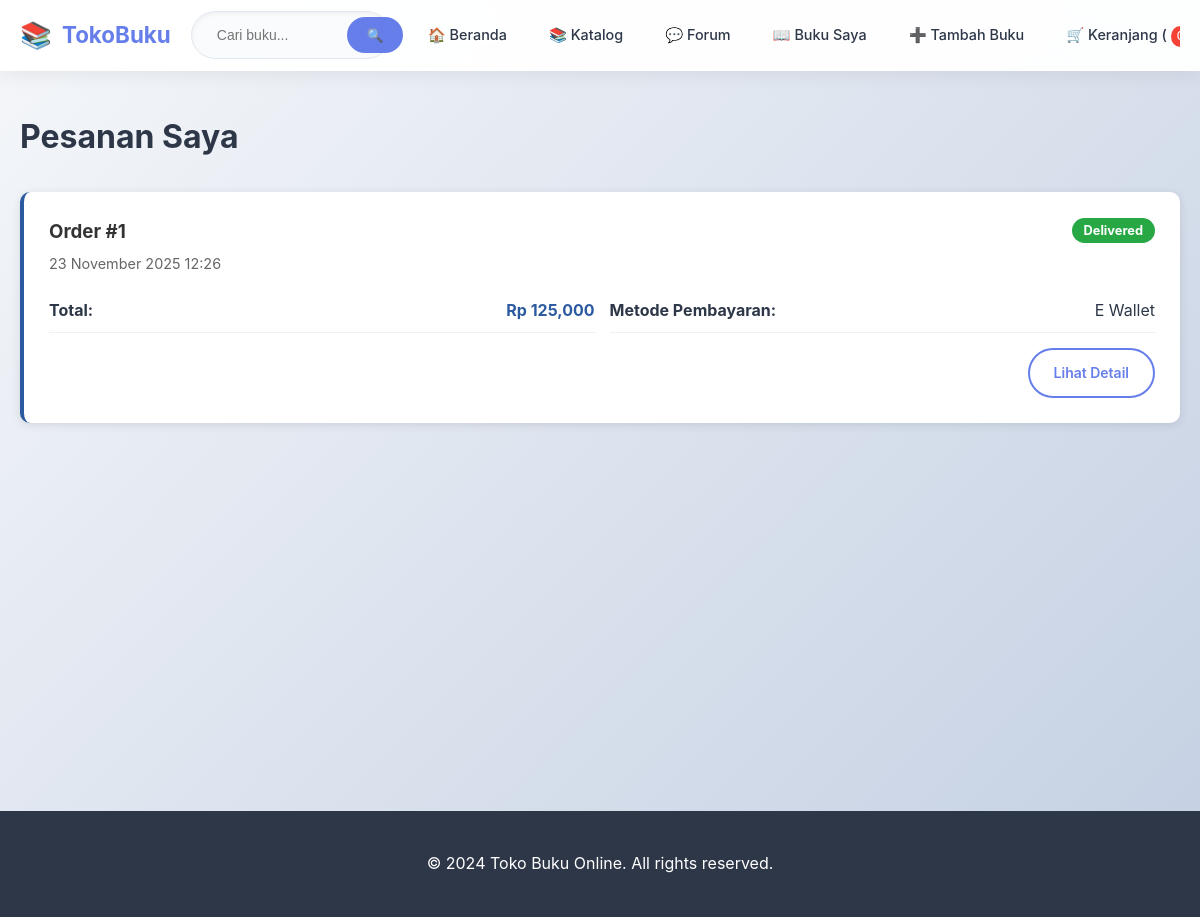
Page /orders (signed in) on the committed database.
### bookstore/app.py (models this page shows)
class Order(db.Model):
    id = db.Column(db.Integer, primary_key=True)
    user_id = db.Column(db.Integer, db.ForeignKey('user.id'), nullable=False)
    total_amount = db.Column(db.Float, nullable=False)
    status = db.Column(db.String(50), default='pending')
    shipping_address = db.Column(db.Text, nullable=False)
    payment_method = db.Column(db.String(50), nullable=False)
    created_at = db.Column(db.DateTime, default=datetime.utcnow)
    user = db.relationship('User', backref='orders')
    items = db.relationship('OrderItem', backref='order', lazy=True)

### bookstore/app.py (the view)
@app.route('/orders')
def orders():
    if 'user_id' not in session:
        flash('Silakan login terlebih dahulu!', 'error')
        return redirect(url_for('login'))
    user_orders = Order.query.filter_by(user_id=session['user_id']).order_by(Order.created_at.desc()).all()
    return render_template('user/orders.html', orders=user_orders)

### bookstore/templates/user/orders.html (shortened to what this page needs)
{% extends "base.html" %}
{% block content %}
<div class="container">
    <h1>Pesanan Saya</h1>
    {% if orders %}
    <div class="orders-list">
        {% for order in orders %}
        <div class="order-card">
            <div class="order-header">
                <div class="order-info">
                    <h3>Order #{{ order.id }}</h3>
                    <p class="order-date">{{ order.created_at.strftime('%d %B %Y %H:%M') }}</p>
                </div>
                <div class="order-status">
                    <span class="status-badge status-{{ order.status }}">{{ order.status|title }}</span>
                </div>
            </div>
            <div class="order-details">
                <div class="detail">
                    <strong>Total:</strong>
                    <span class="total-amount">Rp {{ "{:,.0f}".format(order.total_amount) }}</span>
                </div>
                <div class="detail">
                    <strong>Metode Pembayaran:</strong>
                    <span>{{ order.payment_method|replace('_', ' ')|title }}</span>
                </div>
            </div>
            <div class="order-actions">
                <a href="{{ url_for('order_detail', order_id=order.id) }}" class="btn btn-outline">Lihat Detail</a>
            </div>
        </div>
        {% endfor %}
    </div>
    {% else %}
    <div class="empty-orders">
        <h2>Belum ada pesanan</h2>
        <p>Silakan berbelanja dan lakukan checkout untuk melihat pesanan di sini.</p>
        <a href="{{ url_for('book_list') }}" class="btn btn-primary">Jelajahi Buku</a>
    </div>
    {% endif %}
</div>
{% endblock %}

### bookstore/static/css/style.css (style rules this page uses)
:root { --primary: #667eea; --primary-light: #8a9ef5; --primary-dark: #5a6fd8; --secondary: #764ba2; --accent: #f093fb; --success: #4CAF50; --warning: #FF9800; --error: #f44336; --text: #2d3748; --text-light: #718096; --bg: #f7fafc; --bg-card: #ffffff; --border: #e2e8f0; --shadow: 0 4px 6px -1px rgba(0, 0, 0, 0.1), 0 2px 4px -1px rgba(0, 0, 0, 0.06); --shadow-hover: 0 10px 15px -3px rgba(0, 0, 0, 0.1), 0 4px 6px -2px rgba(0, 0, 0, 0.05); }
* { margin: 0; padding: 0; box-sizing: border-box; }
body { font-family: 'Inter', 'Segoe UI', system-ui, -apple-system, sans-serif; line-height: 1.6; color: var(--text); background: linear-gradient(135deg, #f5f7fa 0%, #c3cfe2 100%); min-height: 100vh; }
.btn { display: inline-flex; align-items: center; justify-content: center; gap: 8px; padding: 12px 24px; border: none; border-radius: 25px; text-decoration: none; font-weight: 600; cursor: pointer; transition: all 0.3s ease; font-size: 14px; position: relative; overflow: hidden; }
.btn::before { content: ''; position: absolute; top: 0; left: -100%; width: 100%; height: 100%; background: linear-gradient(90deg, transparent, rgba(255,255,255,0.2), transparent); transition: left 0.5s; }
.btn-outline { background: transparent; color: var(--primary); border: 2px solid var(--primary); }
.container { max-width: 1200px; margin: 0 auto; padding: 0 20px; }

### bookstore/templates/user/orders.html (style rules this page uses)
.orders-list { margin-top: 30px; }
.order-card { background: white; padding: 25px; border-radius: 10px; box-shadow: 0 2px 10px rgba(0,0,0,0.1); margin-bottom: 20px; border-left: 4px solid #2c5aa0; }
.order-header { display: flex; justify-content: space-between; align-items: start; margin-bottom: 15px; }
.order-info h3 { margin: 0 0 5px 0; color: #333; }
.order-date { color: #666; margin: 0; font-size: 0.9rem; }
.order-details { display: grid; grid-template-columns: 1fr 1fr; gap: 15px; margin: 15px 0; }
.detail { display: flex; justify-content: space-between; padding: 8px 0; border-bottom: 1px solid #f0f0f0; }
.total-amount { color: #2c5aa0; font-weight: bold; }
.order-actions { text-align: right; }
.status-badge { padding: 5px 12px; border-radius: 15px; font-size: 0.8rem; font-weight: bold; }
.status-delivered { background: #28a745; color: white; }

### rows in the picture
Order: id "1", created_at "23 November 2025 12:26", status "Delivered", total_amount "125,000", payment_method "E Wallet"
